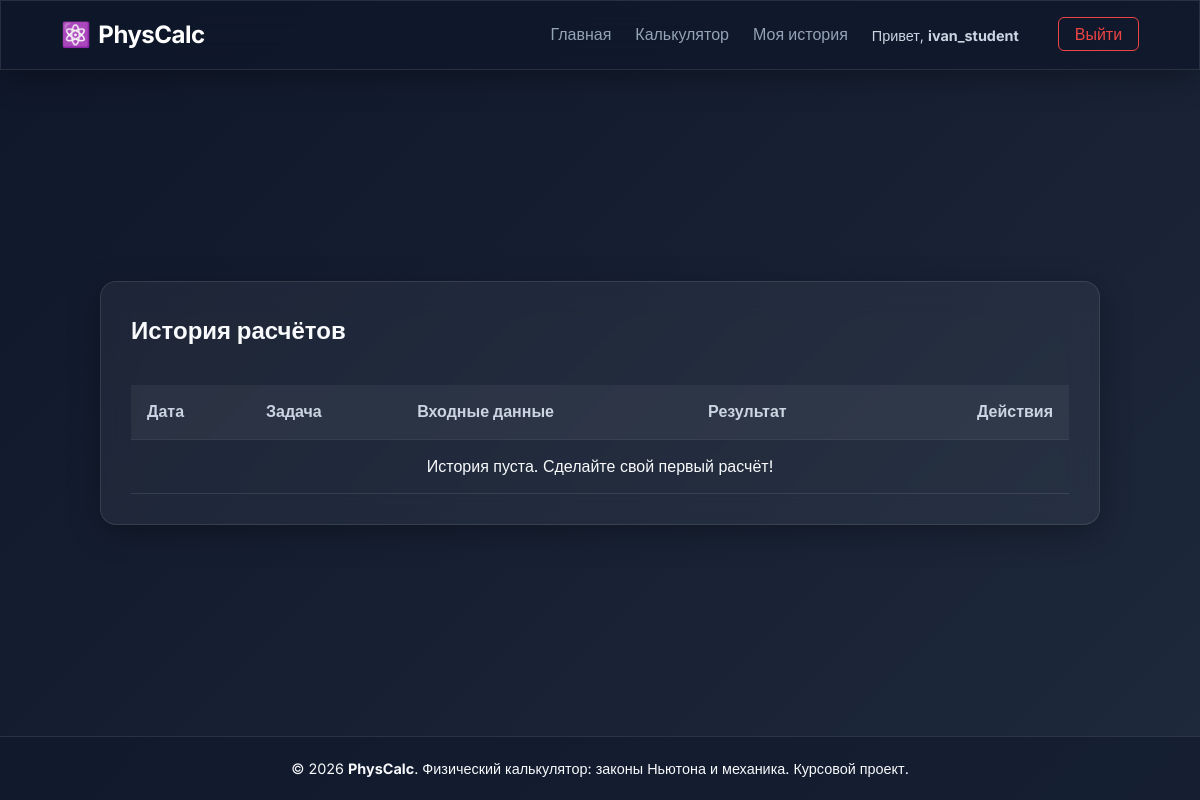
The page /history.php?page=2 (signed in) on the database as committed earlier.
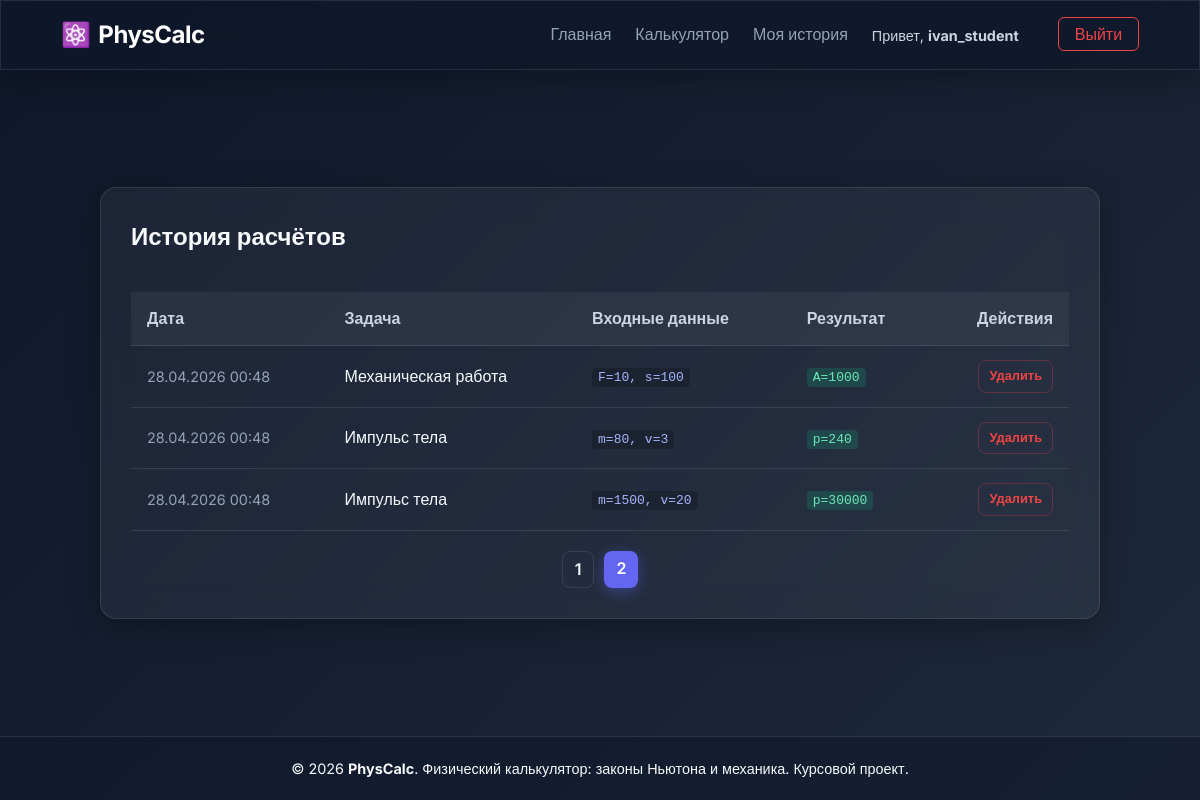
The same page on the database as committed later.
### tables this page shows
CREATE TABLE IF NOT EXISTS calculations (
    id INT AUTO_INCREMENT PRIMARY KEY,
    user_id INT NOT NULL,
    problem_type_id INT NOT NULL,
    input_data JSON NOT NULL,
    result_data JSON NOT NULL,
    created_at TIMESTAMP DEFAULT CURRENT_TIMESTAMP,
    FOREIGN KEY (user_id) REFERENCES users(id) ON DELETE CASCADE,
    FOREIGN KEY (problem_type_id) REFERENCES problem_types(id) ON DELETE CASCADE
);

CREATE TABLE IF NOT EXISTS problem_types (
    id INT AUTO_INCREMENT PRIMARY KEY,
    category_id INT NOT NULL,
    name VARCHAR(100) NOT NULL,
    description TEXT,
    formula_text TEXT,
    formula_expression TEXT,
    input_fields JSON,
    output_fields JSON,
    sort_order INT DEFAULT 0,
    FOREIGN KEY (category_id) REFERENCES problem_categories(id) ON DELETE CASCADE
);

### history.php (the view, shortened to what this page needs)
<?php
require_once __DIR__ . '/includes/db.php';
$page = isset($_GET['page']) ? max(1, (int)$_GET['page']) : 1;
$limit = 10;
$offset = ($page - 1) * $limit;
$userId = $_SESSION['user_id'];
$countStmt = $pdo->prepare("SELECT COUNT(*) FROM calculations WHERE user_id = ?");
$countStmt->execute([$userId]);
$totalRecords = $countStmt->fetchColumn();
$totalPages = ceil($totalRecords / $limit);
$stmt = $pdo->prepare("
    SELECT c.*, pt.name as problem_name
    FROM calculations c
    JOIN problem_types pt ON c.problem_type_id = pt.id
    WHERE c.user_id = :user_id
    ORDER BY c.created_at DESC
    LIMIT :limit OFFSET :offset
");
$stmt->bindValue(':user_id', $userId, PDO::PARAM_INT);
$stmt->bindValue(':limit', $limit, PDO::PARAM_INT);
$stmt->bindValue(':offset', $offset, PDO::PARAM_INT);
$stmt->execute();
$history = $stmt->fetchAll();
require_once __DIR__ . '/includes/header.php';
?>
<div class="glass-panel" style="padding: 30px; width: 100%; max-width: 1000px; margin: 0 auto;">
    <h2 style="margin-bottom: 20px;">История расчётов</h2>
    <div style="overflow-x: auto;">
        <table class="glass-table">
            <thead>
                <tr>
                    <th>Дата</th>
                    <th>Задача</th>
                    <th>Входные данные</th>
                    <th>Результат</th>
                    <th style="text-align: right;">Действия</th>
                </tr>
            </thead>
            <tbody>
                <?php if (empty($history)): ?>
                    <tr><td colspan="5" style="text-align: center;">История пуста. Сделайте свой первый расчёт!</td></tr>
                <?php else: ?>
                    <?php foreach ($history as $row):
                        $inputs = json_decode($row['input_data'], true) ?? [];
                        $results = json_decode($row['result_data'], true) ?? [];
                        $inStr = [];
                        foreach($inputs as $k => $v) $inStr[] = "{$k}={$v}";
                        $outStr = [];
                        foreach($results as $k => $v) $outStr[] = "{$k}=" . round($v, 4);
                    ?>
                        <tr>
                            <td style="font-size: 0.9rem; color: var(--text-secondary);"><?= date('d.m.Y H:i', strtotime($row['created_at'])) ?></td>
                            <td style="font-weight: 500;"><?= htmlspecialchars($row['problem_name']) ?></td>
                            <td><code style="background: rgba(0,0,0,0.2);"><?= implode(', ', $inStr) ?></code></td>
                            <td><code style="background: rgba(16, 185, 129, 0.2); color: #6ee7b7;"><?= implode(', ', $outStr) ?></code></td>
                            <td style="text-align: right;">
                                <a href="/history.php?delete=<?= $row['id'] ?>" class="btn btn-secondary" style="padding: 5px 10px; font-size: 0.8rem; color: #ef4444; border-color: rgba(239, 68, 68, 0.3);" onclick="return confirm('Удалить этот расчёт?');">Удалить</a>
                            </td>
                        </tr>
                    <?php endforeach; ?>
                <?php endif; ?>
            </tbody>
        </table>
    </div>
    <?php if ($totalPages > 1): ?>
        <div class="pagination" style="display: flex; justify-content: center; gap: 10px; margin-top: 20px;">
            <?php for ($i = 1; $i <= $totalPages; $i++): ?>
                <a href="/history.php?page=<?= $i ?>" class="btn <?= $i === $page ? 'btn-primary' : 'btn-secondary' ?>" style="padding: 5px 12px;"><?= $i ?></a>
            <?php endfor; ?>
        </div>
    <?php endif; ?>
</div>
<?php require_once __DIR__ . '/includes/footer.php'; ?>

### includes/header.php (shortened to what this page needs)
<?php
$isLoggedIn = isset($_SESSION['user_id']);
$username = $isLoggedIn ? htmlspecialchars($_SESSION['username']) : '';
?>
<!DOCTYPE html>
<html lang="ru">
<head>
    <link rel="stylesheet" href="/css/style.css">
</head>
<body>
    <header class="main-header glass-panel">
        <div class="container header-container">
            <h1 class="logo">
                <a href="/">
                    <span class="icon">⚛️</span> PhysCalc
                </a>
            </h1>
            <nav class="main-nav">
                <ul>
                    <li><a href="/">Главная</a></li>
                    <li><a href="/calculator.php">Калькулятор</a></li>
                    <?php if ($isLoggedIn): ?>
                        <li><a href="/history.php">Моя история</a></li>
                    <?php endif; ?>
                    <?php if ($isLoggedIn): ?>
                        <li class="user-greeting">Привет, <strong><?= $username ?></strong></li>
                        <li><a href="/logout.php" class="btn-logout">Выйти</a></li>
                    <?php else: ?>
                        <li><a href="/login.php" class="btn-login">Вход</a></li>
                        <li><a href="/register.php" class="btn-register">Регистрация</a></li>
                    <?php endif; ?>
                </ul>
            </nav>
        </div>
    </header>
    <main class="container content">

### includes/footer.php (shortened to what this page needs)
    </main>
    <footer class="main-footer">
        <div class="container">
            <p>&copy; <?= date('Y'); ?> <strong>PhysCalc</strong>. Физический калькулятор: законы Ньютона и механика. Курсовой проект.</p>
        </div>
    </footer>
</body>
</html>

### css/style.css (style rules this page uses)
:root { --primary-color: #6366f1; --primary-hover: #4f46e5; --secondary-color: #475569; --bg-gradient-start: #0f172a; --bg-gradient-end: #1e293b; --glass-bg: rgba(255, 255, 255, 0.05); --glass-border: rgba(255, 255, 255, 0.1); --glass-shadow: 0 8px 32px 0 rgba(0, 0, 0, 0.3); --text-primary: #f8fafc; --text-secondary: #94a3b8; }
* { margin: 0; padding: 0; box-sizing: border-box; }
body { font-family: 'Inter', sans-serif; background: linear-gradient(135deg, var(--bg-gradient-start) 0%, var(--bg-gradient-end) 100%); background-attachment: fixed; color: var(--text-primary); display: flex; flex-direction: column; min-height: 100vh; line-height: 1.6; }
.container { width: 90%; max-width: 1200px; margin: 0 auto; }
.glass-panel { background: var(--glass-bg); backdrop-filter: blur(16px); -webkit-backdrop-filter: blur(16px); border: 1px solid var(--glass-border); border-radius: 16px; box-shadow: var(--glass-shadow); }
.btn { display: inline-block; padding: 10px 24px; border-radius: 8px; font-weight: 600; text-decoration: none; transition: all 0.3s ease; cursor: pointer; border: none; text-align: center; }
.btn-primary { background-color: var(--primary-color); color: white; box-shadow: 0 4px 14px 0 rgba(99, 102, 241, 0.39); }
.btn-secondary { background-color: transparent; color: var(--text-primary); border: 1px solid var(--glass-border); }
.main-header { background: rgba(15, 23, 42, 0.7); border-bottom: 1px solid var(--glass-border); border-radius: 0; padding: 15px 0; position: sticky; top: 0; z-index: 100; }
.header-container { display: flex; justify-content: space-between; align-items: center; }
.logo { font-size: 1.5rem; font-weight: 700; letter-spacing: -0.5px; }
.logo a { color: #fff; text-decoration: none; display: flex; align-items: center; gap: 8px; }
.main-nav ul { list-style: none; display: flex; gap: 24px; align-items: center; }
.main-nav a { color: var(--text-secondary); text-decoration: none; font-weight: 500; transition: color 0.2s; }
.user-greeting { color: #cbd5e1; font-size: 0.9rem; margin-right: 10px; }
.btn-register, .btn-logout { background: var(--primary-color); padding: 6px 16px; border-radius: 6px; color: #fff !important; margin-left: 5px; }
.btn-logout { background: transparent; border: 1px solid #ef4444; color: #ef4444 !important; }
.content { flex: 1; padding: 50px 0; display: flex; flex-direction: column; align-items: center; justify-content: center; }
.main-footer { padding: 20px 0; text-align: center; font-size: 0.9rem; border-top: 1px solid var(--glass-border); background: rgba(15, 23, 42, 0.5); }
.glass-table { width: 100%; border-collapse: collapse; margin-top: 15px; color: var(--text-primary); }
.glass-table th, .glass-table td { padding: 14px 16px; border-bottom: 1px solid var(--glass-border); text-align: left; }
.glass-table th { font-weight: 600; color: #cbd5e1; background: rgba(255, 255, 255, 0.05); }
.glass-table code { background: rgba(0, 0, 0, 0.3); padding: 2px 6px; border-radius: 4px; font-family: monospace; color: #a5b4fc; }

Rows that differ between the two databases and show on the page:
added calculations: created_at "28.04.2026 00:48", problem_type.name "Механическая работа", inStr "F=10, s=100", outStr "A=1000"
added calculations: created_at "28.04.2026 00:48", problem_type.name "Импульс тела", inStr "m=80, v=3", outStr "p=240"
added calculations: created_at "28.04.2026 00:48", problem_type.name "Импульс тела", inStr "m=1500, v=20", outStr "p=30000"
Other text that changed with them:
new list line: "1"
new list line: "2"
text no longer shown: "История пуста. Сделайте свой первый расчёт!"
